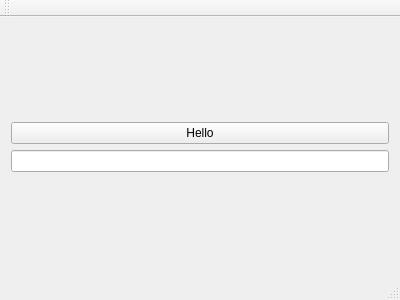
<?xml version="1.0" encoding="UTF-8"?>
<ui version="4.0">
 <class>MainWindow</class>
 <widget class="QMainWindow" name="MainWindow">
  <property name="geometry">
   <rect>
    <x>0</x>
    <y>0</y>
    <width>400</width>
    <height>300</height>
   </rect>
  </property>
  <property name="windowTitle">
   <string>MainWindow</string>
  </property>
  <widget class="QWidget" name="centralWidget">
   <layout class="QVBoxLayout" name="verticalLayout_2">
    <item>
     <layout class="QVBoxLayout" name="verticalLayout">
      <item>
       <widget class="QPushButton" name="pushButton">
        <property name="text">
         <string>Hello</string>
        </property>
       </widget>
      </item>
      <item>
       <widget class="QLineEdit" name="lineEdit"/>
      </item>
     </layout>
    </item>
   </layout>
  </widget>
  <widget class="QMenuBar" name="menuBar">
   <property name="geometry">
    <rect>
     <x>0</x>
     <y>0</y>
     <width>400</width>
     <height>22</height>
    </rect>
   </property>
  </widget>
  <widget class="QToolBar" name="mainToolBar">
   <attribute name="toolBarArea">
    <enum>TopToolBarArea</enum>
   </attribute>
   <attribute name="toolBarBreak">
    <bool>false</bool>
   </attribute>
  </widget>
  <widget class="QStatusBar" name="statusBar"/>
 </widget>
 <layoutdefault spacing="6" margin="11"/>
 <resources/>
 <connections>
  <connection>
   <sender>pushButton</sender>
   <signal>clicked()</signal>
   <receiver>MainWindow</receiver>
   <slot>showWorld()</slot>
   <hints>
    <hint type="sourcelabel">
     <x>236</x>
     <y>111</y>
    </hint>
    <hint type="destinationlabel">
     <x>221</x>
     <y>144</y>
    </hint>
   </hints>
  </connection>
 </connections>
 <slots>
  <slot>showWorld()</slot>
 </slots>
</ui>
